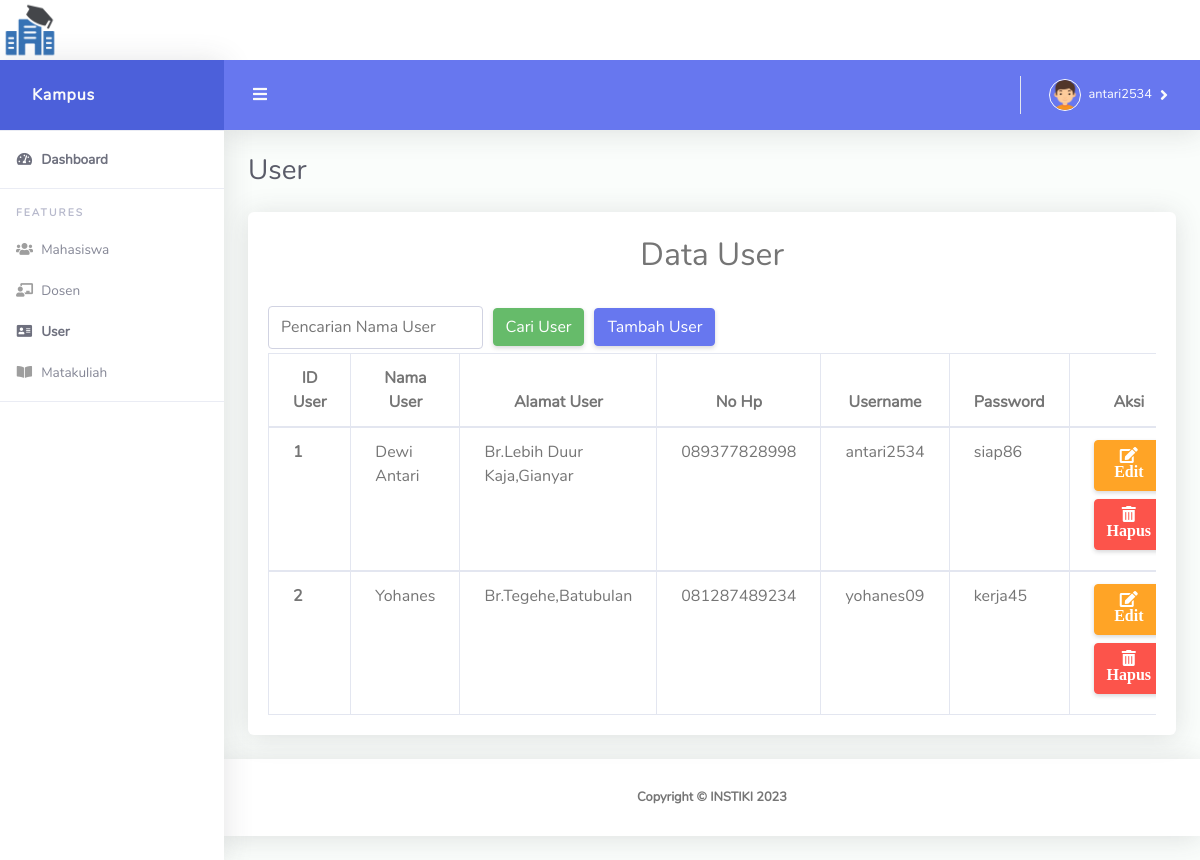
The page /index.php?hal=user (signed in) on the database as committed earlier.
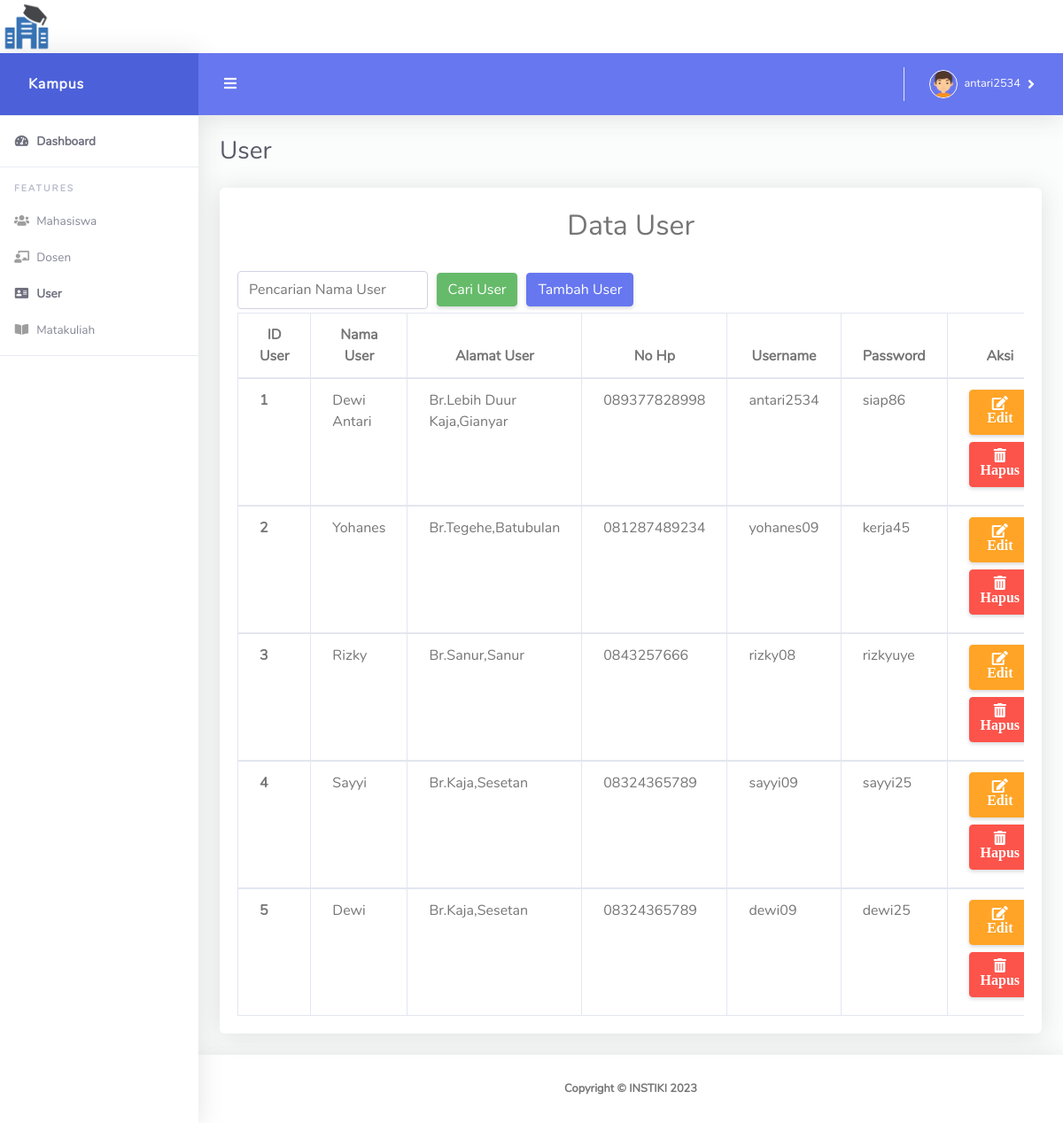
The same page on the database as committed later.
### tables this page shows
CREATE TABLE `dbuser` (
  `id_user` int(11) NOT NULL,
  `nama_user` varchar(50) NOT NULL,
  `alamat_user` varchar(100) NOT NULL,
  `no_hp` varchar(15) NOT NULL,
  `username` varchar(15) NOT NULL,
  `password` varchar(32) NOT NULL
);

### Data/user/user.php (the view, shortened to what this page needs)
<div class="container-fluid" id="container-wrapper">
  <div class="d-sm-flex align-items-center justify-content-between mb-4">
    <h1 class="h3 mb-0 text-gray-800">User</h1>
  </div>
  <div class="card">
    <h2 class="mt-4" align="center">Data User</h2>
    <div class="card-body">
      <form action="index.php?hal=user&" method="get">
        <div class="form-row align-items-center">
          <div class="col-sm-3 my-1">
            <input type="text" name="cariuser" class="form-control" id="inlineFormInputName" placeholder="Pencarian Nama User">
          </div>
          <div class="col-auto my-1">
            <button type="submit" class="btn btn-success">Cari User</button>
          </div>
          <div class="col-sm-3 my-1">
            <a href="index.php?hal=usertambah" class="btn btn-primary">Tambah User</a>
          </div>
        </div>
      </form>
      <div class="table-responsive">
        <table class="table table-bordered">
          <thead>
            <tr class="text-center">
              <th scope="col">ID User</th>
              <th scope="col">Nama User</th>
              <th scope="col">Alamat User</th>
              <th scope="col">No Hp</th>
              <th scope="col">Username</th>
              <th scope="col">Password</th>
              <th scope="col">Aksi</th>
            </tr>
          </thead>
          <?php
          if (isset($_GET['cariuser'])) {
            $cari = $_GET['cariuser'];
            $tampil = mysqli_query($koneksi, "SELECT * FROM dbuser WHERE nama_user like'%" . $cari . "%'");
          } else {
            $tampil = mysqli_query($koneksi, "SELECT * FROM dbuser");
          }
          while ($data = mysqli_fetch_array($tampil)) {
          ?>
            <tbody>
              <tr>
                <th scope="row"><?php echo $data['id_user']; ?></th>
                <td><?php echo $data['nama_user']; ?></td>
                <td><?php echo $data['alamat_user']; ?></td>
                <td><?php echo $data['no_hp']; ?></td>
                <td><?php echo $data['username']; ?></td>
                <td><?php echo $data['password']; ?></td>
                <td>
                  <?php
                  echo '
                <a href="index.php?hal=useredit&id=' . $data['id_user'] . '" class="btn btn-warning mb-2"><i class="fas fa-edit"> Edit</a></i>
                <a href="index.php?hal=userhapus&id=' . $data['id_user'] . '" class="btn btn-danger mb-2"><i class="fas fa-trash-alt"> Hapus</a></i>
                '; ?>
                </td>
              </tr>
            </tbody>
          <?php
          }
          ?>
        </table>
      </div>
    </div>
  </div>
</div>

Rows that differ between the two databases and show on the page:
added dbuser: id_user "3", nama_user "Rizky", alamat_user "Br.Sanur,Sanur", no_hp "0843257666", username "rizky08", password "rizkyuye"
added dbuser: id_user "4", nama_user "Sayyi", alamat_user "Br.Kaja,Sesetan", no_hp "08324365789", username "sayyi09", password "sayyi25"
added dbuser: id_user "5", nama_user "Dewi", alamat_user "Br.Kaja,Sesetan", no_hp "08324365789", username "dewi09", password "dewi25"
